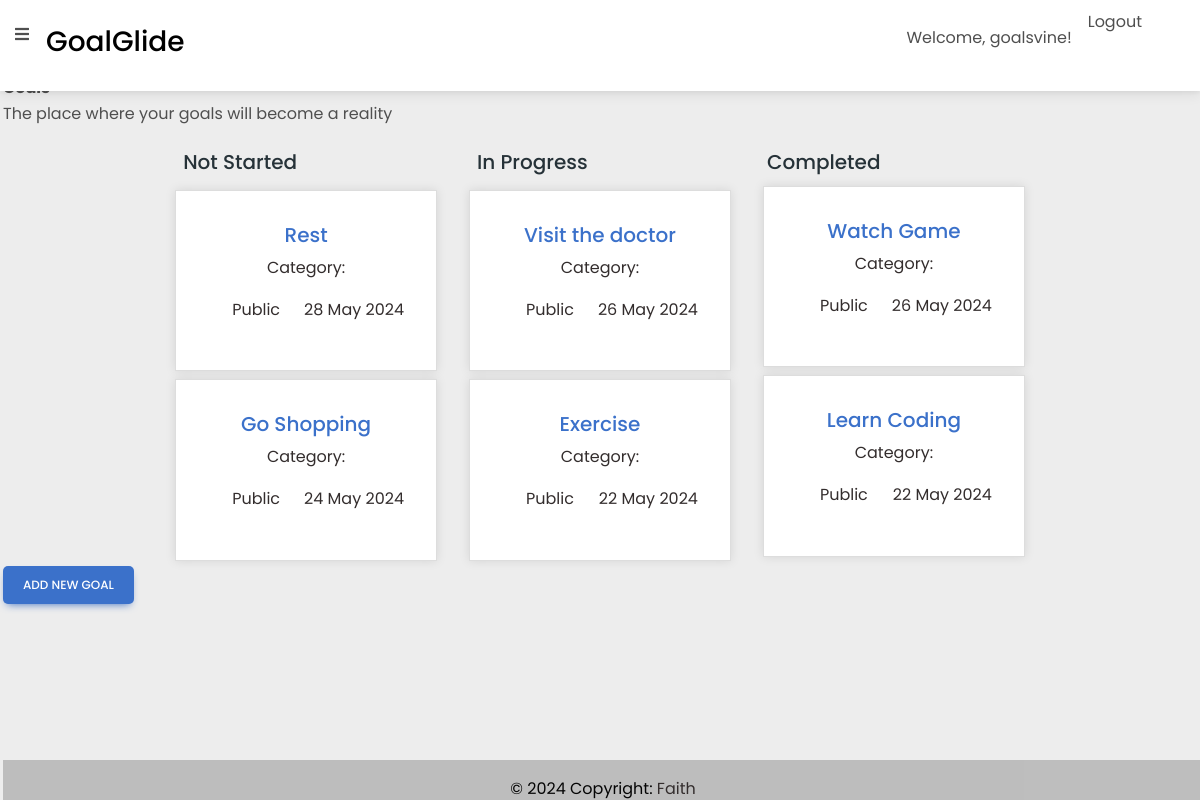
Page /goals/list (signed in) on the earlier database version.
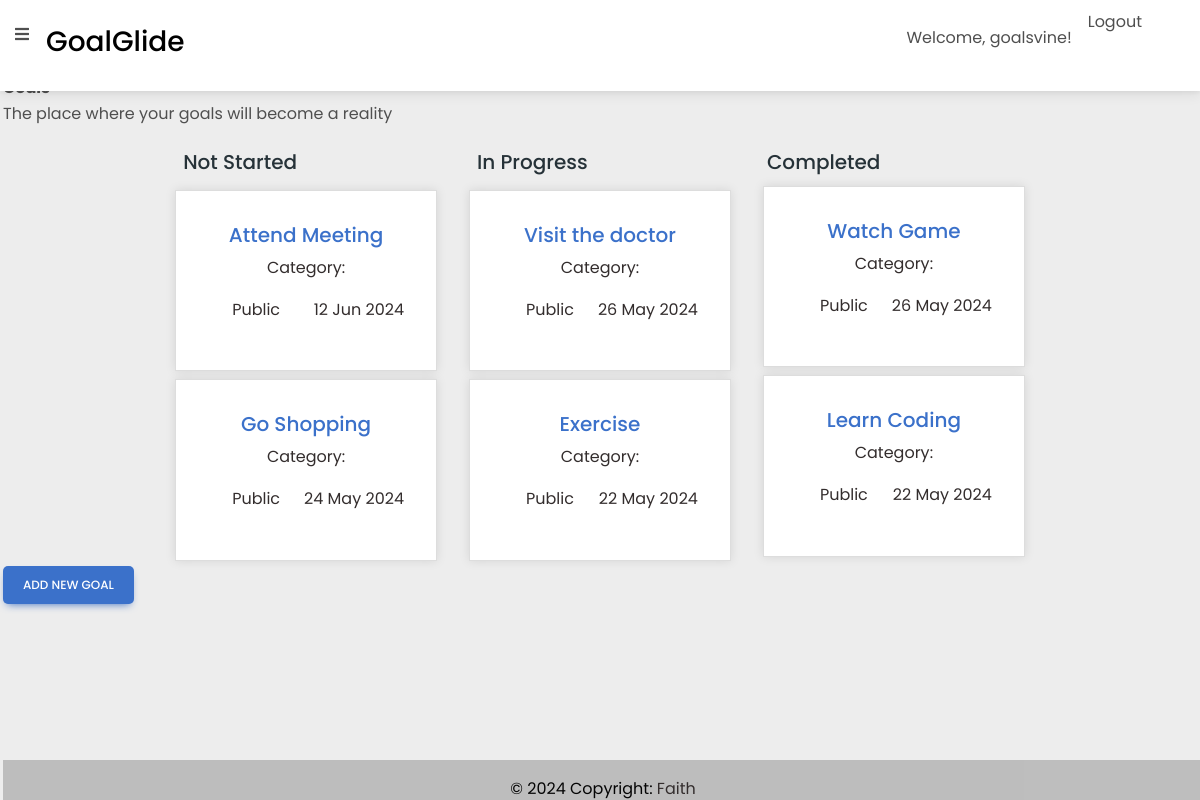
Same page on the later database version.
### goals/models.py (models this page shows, shortened)
class Goal(models.Model):
    user = models.ForeignKey(User, on_delete=models.CASCADE, default=None)
    name = models.CharField(max_length=200)
    visibility = models.CharField(choices = VISIBILITY_CHOICES,max_length=20,default='Private')
    status = models.CharField(choices = STATUS_CHOICES,max_length=20,default='Not Started')
    target_date = models.DateTimeField()
    slug = models.SlugField()
    class Meta:
        ordering = ('-target_date', )

### goals/views.py (the view)
# urls.py: path("list",views.goals,name="goals"),
@login_required()
def goals(request):
    not_started_goals = Goal.objects.filter(user = request.user,status = "NS")
    goals_inprogress = Goal.objects.filter(user = request.user,status = "IP")
    completed_goals = Goal.objects.filter(user = request.user,status = "C")
    context = {
        'not_started_goals':not_started_goals,
        'goals_inprogress':goals_inprogress,
        'completed_goals':completed_goals,
        'goals':goals,
    }
    return render(request,"goals/goals.html",context)

### goals/templates/goals/goals.html
{% extends 'goals/base.html' %}
{% block content %}
    <div id="center" class="main center">
          <strong class="ml-5">Goals</strong>
          <p>The place where your goals will become a reality</p>
    </div>
    <div class="goalglide">
        <div class="goals-container">
            <div class="started-goals">
                <h5 class="card-title p-2">Not Started</h5>
                {% for goal in not_started_goals %}
                <div class="">
                    <a href="{% url 'goal-detail' goal.id %}">
                        <div class="goal text-center mt-2">
                            <h5 class="text-primary">{{ goal.name }}</h5>
                            <div class="card-body text-dark">
                                <p>Category: {{ goal.category }}</p>
                                <div class="visibility d-flex justify-content-between">
                                    <p class="d-flex"><box-icon name='low-vision'></box-icon>{{ goal.get_visibility_display }}</p>
                                    <p class="d-flex"><box-icon name='radar'></box-icon>{{ goal.target_date|date:"d M Y" }}</p>
                                </div>
                            </div>
                        </div>
                    </a>
                </div>
                {% empty %}
            <div class="goal text-center">
                <p class="text-center">No Goals in this Category</p>
            </div>
                {% endfor %}
            </div>
            <div class="started-goals">
                <h5 class="card-title p-2">In Progress</h5>
                {% for goal in goals_inprogress %}
                <div class="">
                    <a href="{% url 'goal-detail' goal.id %}">
                        <div class="goal text-center mt-2">
                            <h5 class="text-primary">{{ goal.name }}</h5>
                            <div class="card-body text-dark">
                                <p>Category: {{ goal.category }}</p>
                                <div class="visibility d-flex justify-content-between">
                                    <p class="d-flex"><box-icon name='low-vision'></box-icon>{{ goal.get_visibility_display }}</p>
                                    <p class="d-flex"><box-icon name='radar'></box-icon>{{ goal.target_date|date:"d M Y" }}</p>
                                </div>
                            </div>
                        </div>
                    </a>
                </div>
                {% empty %}
                <div class="goal text-center">
                    <p class="text-center">No Goals in this Category</p>
                </div>
                {% endfor %}
            </div>
            <div class="started-goals">
                <h5 class="card-title p-1">Completed</h5>
                {% for goal in completed_goals %}
                <div class="">
                    <a href="{% url 'goal-detail' goal.id %}">
                        <div class="goal text-center mt-2">
                            <h5 class="text-primary">{{ goal.name }}</h5>
                            <div class="card-body text-dark">
                                <p>Category: {{ goal.category }}</p>
                                <div class="visibility d-flex justify-content-between">
                                    <p class="d-flex"><box-icon name='low-vision'></box-icon>{{ goal.get_visibility_display }}</p>
                                    <p class="d-flex"><box-icon name='radar'></box-icon>{{ goal.target_date|date:"d M Y" }}</p>
                                </div>
                            </div>
                        </div>
                    </a>
                </div>
                {% empty %}
                <div class="goal text-center">
                    <p class="text-center">No Goals in this Category</p>
                </div>
                {% endfor %}
            </div>
        </div>
        <div class="float-right">
            <a href="{% url 'add-goal' %}" class="btn btn-primary">Add New Goal</a>
        </div>
    </div>
{% endblock content %}

### goals/templates/goals/base.html (shortened to what this page needs)
{% load static %}
<!DOCTYPE html>
<html lang="en">
<head>
  <link rel="stylesheet" href="https://use.fontawesome.com/releases/v5.11.2/css/all.css" />
  <link href="https://cdn.jsdelivr.net/npm/bootstrap@5.3.3/dist/css/bootstrap.min.css" rel="stylesheet">
  <link rel="stylesheet" href="{% static 'goals/css/bootstrap.min.css'%}" />
  <link rel="stylesheet" href="{% static 'goals/css/mdb.min.css' %}" />
  <link rel="stylesheet" href="{% static 'goals/css/style.css' %}" />
  <link rel="stylesheet" href="{% static 'goals/goals.css' %}" />
  <link href='https://unpkg.com/boxicons@2.1.4/css/boxicons.min.css' rel='stylesheet'>
</head>
{% include "goals/navbar.html" %}
<body>
    <div class="mt-5 pt-4">
    </div>
    {% block content %}
    {% endblock content %}
    {% include "goals/footer.html" %}
</body>
</html>

### goals/templates/goals/navbar.html (shortened to what this page needs)
<nav class="navbar  navbar-expand-lg navbar-light bg-white fixed-top">
    <div class="container">
      <div class="">
        <label for="openSidebarMenu" class="sidebarIconToggle">
          <i class="fas fa-bars"></i>
        </label>
      </div>
        <div class="collapse navbar-collapse" id="navbarSupportedContent1">
          <a class="navbar-brand mt-2 mt-sm-0" href="#">
            <h3>GoalGlide</h3>
          </a>
        </div>
        <div class="d-flex align-items-center">
          {% if user.is_authenticated %}
            <div class="d-flex">
              <p class="p-3">Welcome, {{ user.username }}!</p>
              <a class="nav-link me-3" href="{% url 'signout' %}">
                <span class="clearfix d-none  d-sm-inline-block ">Logout</span>
              </a>
            </div>
          {% endif %}
        </div>
    </div>
  </nav>

### goals/templates/goals/footer.html
<footer class="text-center text-white mt-4" style="background-color: #E0E0E0;position: absolute;bottom: 0;width: 100%;">
    <div class="copyright text-center p-3" style="background-color: rgba(0, 0, 0, 0.2); color: rgba(0, 0, 0, 0.982)">
        © 2024 Copyright:
        <a class="text-dark"  href="#">Faith</a>
    </div>
</footer>

### goals/templates/goals/scripts.html (shortened to what this page needs)
{% load static %}

### goals/static/goals/css/style.css (style rules this page uses)
.card-title { color:#263238 }

### goals/static/goals/goals.css (style rules this page uses)
* { margin: 0; padding: 0; box-sizing: border-box; border: none; outline: none; scroll-behavior: smooth; font-family: Poppins,sans-serif; }
:root { --bg-color: #081b29; --second-bg-color: #112e42; --text-color: #ededed; --main-color: #00abf0; }
body { background-color: var(--text-color); padding: 3px; }
.sidebarIconToggle { transition: all 0.3s; box-sizing: border-box; cursor: pointer; position: absolute; z-index: 1000; height: 100%; width: 100%; top: 22px; left: 15px; height: 22px; width: 22px; }
.goalglide .goals-container { display: flex; justify-content: center; align-items: center; flex-wrap: wrap; gap: 2rem; z-index: 0; }
.btn { padding: 10px 20px; border: none; border-radius: 5px; cursor: pointer; }
.copyright { position: fixed; bottom: 0; width: 100%; padding: 10px; height: 2.5rem; }
.goal { max-width: 25rem; margin-bottom: 5px; padding: 2rem; background-color: #fff; border: 1px solid #ddd; box-shadow: 0 0 10px rgba(0, 0, 0, 0.1); }

Differences in the rows shown:
removed Goal: name "Rest", visibility "Public", target_date "28 May 2024", shown under "Not Started"
added Goal: name "Attend Meeting", visibility "Public", target_date "12 Jun 2024", shown under "Not Started"
